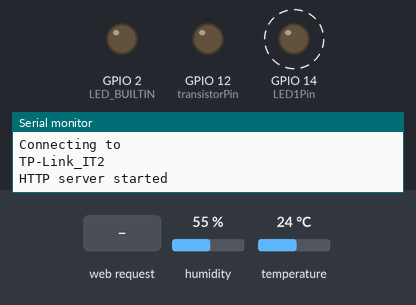
Recording of a sketch running on a simulated ESP32. Shown: output pins drawn as LEDs (lit = HIGH), the last lines printed to the serial monitor. Dashed ring = blinking. Inputs (shaded band) come from the test bench; at power-on: humidity 55 %, temperature 24 °C. WiFi joins after 1.5 s; servers stay silent unless stated; EEPROM starts erased.

Above: at 1.3 s.
1.4 s: HTTP request GET /heatingon received
At 2.6 s:
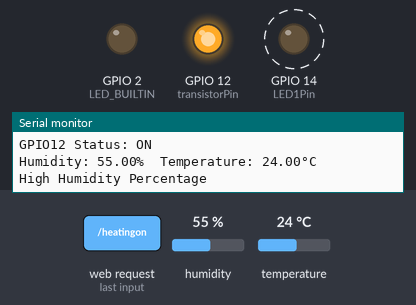
5.6 s: HTTP request GET / received
At 7.4 s:
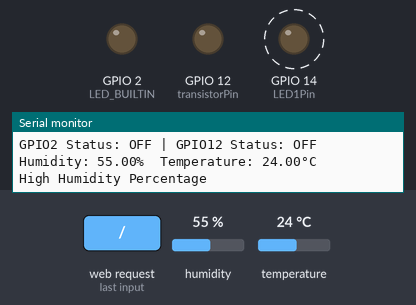
11.6 s: humidity set to 52 %
15.1 s: humidity set to 49 %
At 16.1 s:
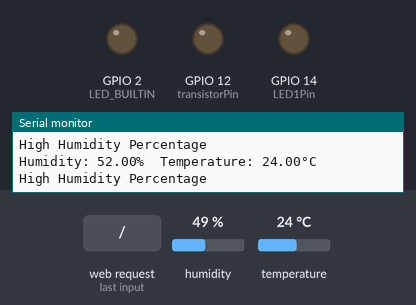
16.6 s: humidity set to 68 %
At 18.9 s:
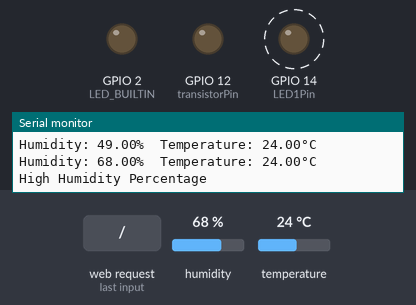
23.0 s: humidity set to 22 %
At 23.9 s:
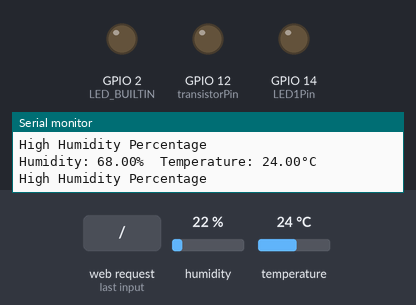
Timing chart, 0 to 25.5 s (numbered marks = the images above; inputs shaded):
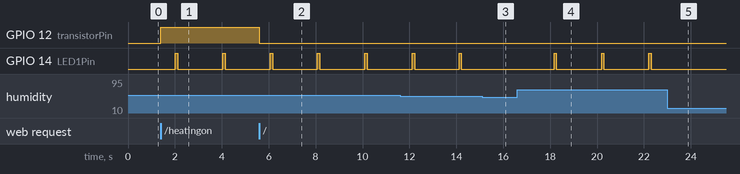

Measured:
- the behaviour switches between 51 and 50 % on humidity (found by bisection; images 2 and 3)
- after the input at 1.4 s, GPIO 12 (transistorPin): LOW → HIGH at once
- after the input at 5.6 s, GPIO 12 (transistorPin): HIGH → LOW at once
- after the input at 15.1 s, GPIO 14 (LED1Pin): stays LOW (without the input it goes to HIGH after 1.0 s)
- after the input at 16.6 s, GPIO 14 (LED1Pin): alternates HIGH for 0.10 s and LOW for 1.9 s, starting after 1.6 s
- after the input at 23.0 s, GPIO 14 (LED1Pin): stays LOW (without the input it goes to HIGH after 1.2 s)
- by itself, GPIO 14 (LED1Pin): alternates HIGH for 0.10 s and LOW for 1.9 s

The sketch:

projekt.ino
```cpp
#include <Arduino.h>
#include <ArduinoJson.h>
#include <WiFi.h>
#include <WebServer.h>
#include "DHT.h"
#include <EEPROM.h>
#define DHTTYPE DHT11
#define LED_BUILTIN 2

//Control
const int DHT11PIN = 13;  // D13 (GPIO 13) where your sensor is connected
//const int transistorPin = 12; // D12 (GPIO 12)
float tp = 18.0;
struct SensorData{
float t;
float h;
float setTemperature;
};
int address = 0;

SensorData data = {18.0, 0.0, 18.0};
unsigned long lastDHT11ReadTime = 0;
const unsigned long DHT11_READ_INTERVAL = 2000;


//Web Server
const char* ssid = "TP-Link_IT2";  // Enter SSID here
const char* password = "jelszo123";  //Enter Password here

IPAddress local_ip(192,168,1,1);
IPAddress gateway(192,168,1,1);
IPAddress subnet(255,255,255,0);
/**/
WebServer server(8083);

uint8_t transistorPin = 12;
bool transistorStatus = LOW;

uint8_t LED1Pin = 14;
bool LED1Status = LOW;

bool modeStatus = HIGH;
bool sourceStatus = HIGH;

DHT dht(DHT11PIN, DHTTYPE);


void setup() {
  Serial.begin(115200);
  pinMode(transistorPin, OUTPUT);
  pinMode(LED1Pin, OUTPUT);
  pinMode(LED_BUILTIN, OUTPUT);

  EEPROM.begin(sizeof(float));
  EEPROM.get(address, data.setTemperature);
  Serial.print("Stored Temperature: ");
  Serial.println(data.setTemperature);

  Serial.println(F("DHT11 start!"));
  dht.begin();

  Serial.println("Connecting to ");
  Serial.println(ssid);
/*
  //connect to your local wi-fi network
  WiFi.begin(ssid, password);

  //check wi-fi is connected to wi-fi network
  while (WiFi.status() != WL_CONNECTED) {
  delay(1000);
  Serial.print(".");
  }
  Serial.println("");
  Serial.println("WiFi connected..!");
  Serial.print("Got IP: ");  Serial.println(WiFi.localIP());
  */

  WiFi.softAP(ssid, password);
  WiFi.softAPConfig(local_ip, gateway, subnet);
  delay(100);
  /**/

  server.on("/", handle_OnConnect);
  server.on("/led1on", handle_LedOn);
  server.on("/led1off", handle_LedOff);
  server.on("/heatingon", handle_HeatingOn);
  server.on("/heatingoff", handle_HeatingOff);
  server.on("/settemperature", HTTP_GET, handle_SetTemperature);
  server.on("/gettemperature", HTTP_GET, handle_GetTemperature);
  server.on("/setmode",HTTP_GET, handle_SetMode);
  server.on("/setsource",HTTP_GET, handle_SetSource);
  server.on("/sendambienttemperature",HTTP_GET, handle_GetAmbientTemperature);
  server.onNotFound(handle_NotFound);

  server.begin();
  Serial.println("HTTP server started");


}
void loop() {
  digitalWrite(LED_BUILTIN, LOW);

  server.handleClient();
  if(transistorStatus)
  {digitalWrite(transistorPin, HIGH);}
  else
  {digitalWrite(transistorPin, LOW);}
  if(LED1Status)
  {digitalWrite(LED1Pin, HIGH);}
  else
  {digitalWrite(LED1Pin, LOW);}


  if(sourceStatus){
    if (millis() - lastDHT11ReadTime >= DHT11_READ_INTERVAL) {
    readDHT11Values();
    lastDHT11ReadTime = millis();

      if (!isnan(data.h)){
        if (data.h > 50.0){
        handle_HumidityPercentageWarning();
        }
      }
    }
  }
  else{
    data.t = tp;
  }

  if (!isnan(data.t) && modeStatus) {
    if (data.t < data.setTemperature && transistorStatus == LOW) {
      Serial.println(F("Heating is getting switched on!"));
      handle_HeatingOn();
    } else if(data.t >= data.setTemperature && transistorStatus == HIGH){
      Serial.println(F("Heating is getting switched off!"));
      handle_HeatingOff();
    }
  }


}

void handle_OnConnect() {
  LED1Status = LOW;
  transistorStatus = LOW;
  Serial.println("GPIO2 Status: OFF | GPIO12 Status: OFF");
  server.send(200, "text/html", SendHTML(LED1Status,transistorStatus, data.t));
}

void handle_LedOn() {
  LED1Status = HIGH;
  Serial.println("GPIO14 Status: ON");
  server.send(200, "text/html", SendHTML(true,transistorStatus, data.t));
}

void handle_LedOff() {
  LED1Status = LOW;
  Serial.println("GPIO14 Status: OFF");
  server.send(200, "text/html", SendHTML(false,transistorStatus, data.t));
}

void handle_HeatingOn() {
  transistorStatus = HIGH;
  Serial.println("GPIO12 Status: ON");
  server.send(200, "text/html", SendHTML(LED1Status,true, data.t));
}

void handle_HeatingOff() {
  transistorStatus = LOW;
  Serial.println("GPIO12 Status: OFF");
  server.send(200, "text/html", SendHTML(LED1Status,false, data.t));
}

void handle_SetTemperature() {
  if (server.hasArg("temperature")) {
    String temperatureStr = server.arg("temperature");
    data.setTemperature = temperatureStr.toFloat();

    EEPROM.put(address, data.setTemperature);
    EEPROM.commit();

    Serial.print("Set Temperature: ");
    Serial.println(data.setTemperature);
  }
  server.send(200, "text/html", SendHTML(LED1Status, transistorStatus, data.t));
}
void handle_GetAmbientTemperature(){
   if (server.hasArg("ambienttemperature")) {
     String temperatureStr = server.arg("ambienttemperature");
     tp = temperatureStr.toFloat();

    Serial.print("Ambient Temperature: ");
    Serial.println(tp);
  }
  server.send(200, "text/html", SendHTML(LED1Status, transistorStatus, tp));
}
void handle_GetTemperature(){

  const size_t capacity = JSON_OBJECT_SIZE(3);
  DynamicJsonDocument jsonDoc(capacity);
  jsonDoc["temperature"] = data.t;
  jsonDoc["humidity"] = data.h;
  jsonDoc["reftemp"] = data.setTemperature;

  String message;
  serializeJson(jsonDoc, message);

  server.send(200,"application/json", message);
}

void handle_SetMode() {
  if (server.hasArg("mode")){
    String modeStr = server.arg("mode");
    Serial.println(modeStr);
    if(modeStr == "automatic"){
      modeStatus = HIGH;
    }
    else{
      modeStatus = LOW;
    }
  }

  Serial.print("Mode Status: ");
  Serial.println(modeStatus);
  server.send(200, "text/plain", "Mode changed");
}
void handle_SetSource(){
   if (server.hasArg("mode")){
    String modeStr = server.arg("mode");
    Serial.println(modeStr);
    if(modeStr == "room"){
      sourceStatus = HIGH;
    }
    else{
      sourceStatus = LOW;
    }
   }
     server.send(200, "text/plain", "Source changed");
}
void handle_HumidityPercentageWarning() {
  digitalWrite(LED1Pin, HIGH);
  delay(100);
  digitalWrite(LED1Pin, LOW);
  Serial.println("High Humidity Percentage");
  server.send(200, "text/html", SendHTML(LED1Status,true, data.t));
}
void handle_NotFound(){
  server.send(404, "text/plain", "Not found");
}

SensorData readDHT11Values() {
  data.h = dht.readHumidity();
  data.t = dht.readTemperature();
  if (!isnan(data.h) && !isnan(data.t)) {
    Serial.print("Humidity: ");
    Serial.print(data.h);
    Serial.print("%  Temperature: ");
    Serial.print(data.t);
    Serial.println("°C");
  } else {
    Serial.println("Failed to read from DHT sensor!");
  }

  return data;
}

String SendHTML(uint8_t led1stat,uint8_t transistorstat, float currentTemperature){
  String ptr = "<!DOCTYPE html> <html>\n";
  ptr +="<head><meta name=\"viewport\" content=\"width=device-width, initial-scale=1.0, user-scalable=no\">\n";
  ptr +="<title>LED Control</title>\n";
  ptr +="<style>html { font-family: Helvetica; display: inline-block; margin: 0px auto; text-align: center;}\n";
  ptr +="body{margin-top: 50px;} h1 {color: #444444;margin: 50px auto 30px;} h3 {color: #444444;margin-bottom: 50px;}\n";
  ptr +=".button {display: block;width: 80px;background-color: #3498db;border: none;color: white;padding: 13px 30px;text-decoration: none;font-size: 25px;margin: 0px auto 35px;cursor: pointer;border-radius: 4px;}\n";
  ptr +=".button-on {background-color: #3498db;}\n";
  ptr +=".button-on:active {background-color: #2980b9;}\n";
  ptr +=".button-off {background-color: #34495e;}\n";
  ptr +=".button-off:active {background-color: #2c3e50;}\n";
  ptr +="p {font-size: 14px;color: #888;margin-bottom: 10px;}\n";
  ptr +="</style>\n";
  ptr +="<script>\n";
  ptr +="function refreshPage() {\n";
  ptr +="  location.reload();\n";
  ptr +="}\n";
  ptr +="</script>\n";
  ptr +="</head>\n";
  ptr +="<body>\n";
  ptr +="<h1>ESP32 Web Server</h1>\n";
  ptr +="<h3>Using Station(STA) Mode</h3>\n";

   if(led1stat)
  {ptr +="<p>LED1 Status: ON</p><a class=\"button button-off\" href=\"/led1off\">OFF</a>\n";}
  else
  {ptr +="<p>LED1 Status: OFF</p><a class=\"button button-on\" href=\"/led1on\">ON</a>\n";}

  if(transistorstat)
  {ptr +="<p>Heating Status: ON</p><a class=\"button button-off\" href=\"/heatingoff\">OFF</a>\n";}
  else
  {ptr +="<p>Heating Status: OFF</p><a class=\"button button-on\" href=\"/heatingon\">ON</a>\n";}

  ptr += "<p>Current Temperature: ";
  ptr += currentTemperature;
  ptr += " °C</p>";


  ptr += "<form action=\"/settemperature\" method=\"get\">";
  ptr += "<label for=\"temperature\">Set Temperature:</label>";
  ptr += "<input type=\"number\" id=\"temperature\" name=\"temperature\" placeholder=\"Enter temperature\">";
  ptr += "<input type=\"submit\" value=\"Submit\">";
  ptr += "</form>";

  ptr +="</body>\n";
  ptr +="</html>\n";
  return ptr;
}
```
